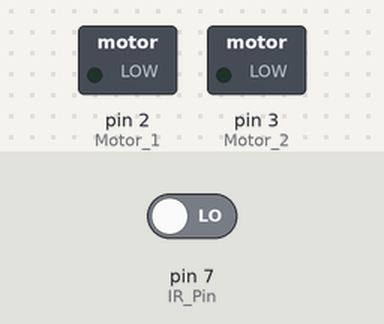
Bench run of a sketch on a simulated Arduino Uno, built with avr-gcc and run on an emulated ATmega328P. Parts: switched loads named in the sketch (green lamp = pin HIGH). The test bench sets the inputs (shaded band); at power-on: pin 7 (IR_Pin) LOW.

Above: at 1.2 s.
1.3 s: pin 7 (IR_Pin) driven HIGH
At 1.8 s:
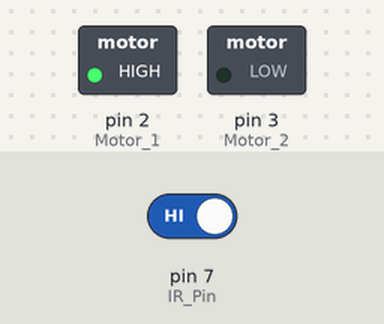
2.8 s: pin 7 (IR_Pin) driven LOW
At 4.1 s:
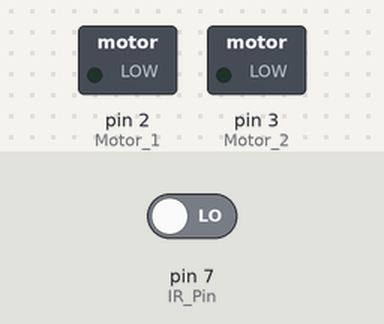
Timing chart, 0 to 5.8 s (numbered marks = the images above; inputs shaded):
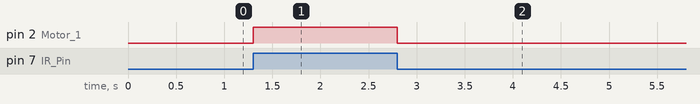

Measured:
- after the input at 1.3 s, pin 2 (Motor_1): LOW → HIGH at once
- after the input at 2.8 s, pin 2 (Motor_1): HIGH → LOW at once

The sketch:

ControllingMotorUsingIR.ino
```cpp
int IR_Pin = 7 ;
int Motor_1 = 2 ;
int Motor_2 = 3 ;
void setup() {
  pinMode(IR_Pin,INPUT);
  pinMode(Motor_1,OUTPUT);
  pinMode(Motor_2,OUTPUT);

}

void loop() {
  if (digitalRead(IR_Pin)==HIGH)
  {
    digitalWrite(Motor_1,HIGH);
    digitalWrite(Motor_2,LOW);
  }
  else
  {
    digitalWrite(Motor_1,LOW);
    digitalWrite(Motor_2,LOW);
  }

}
```
